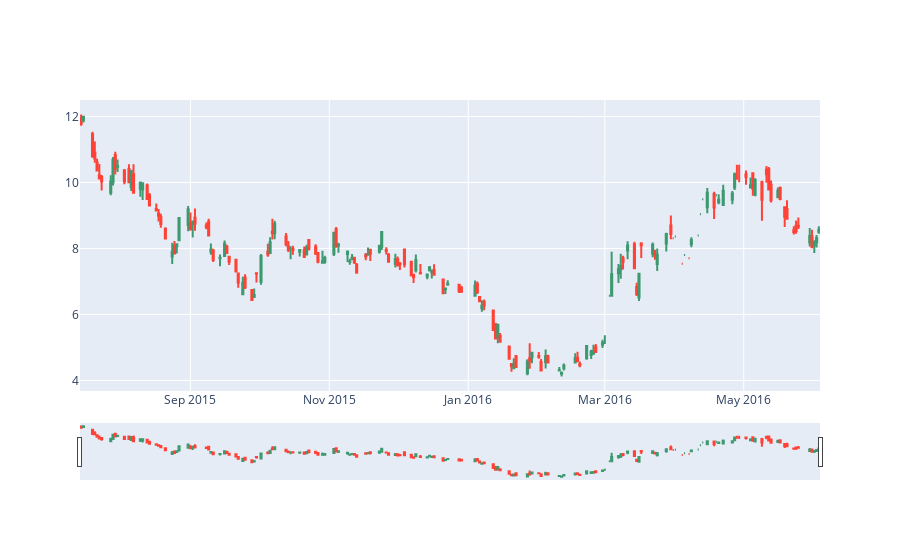
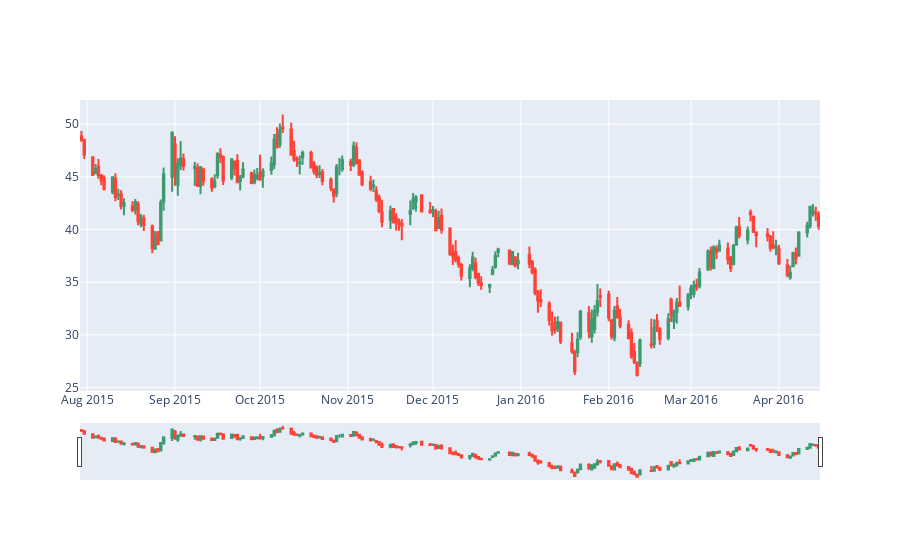
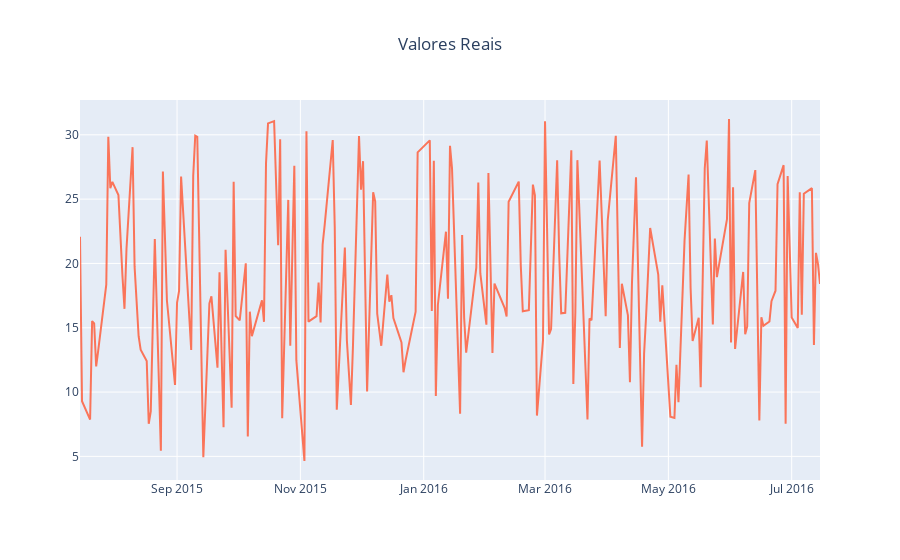
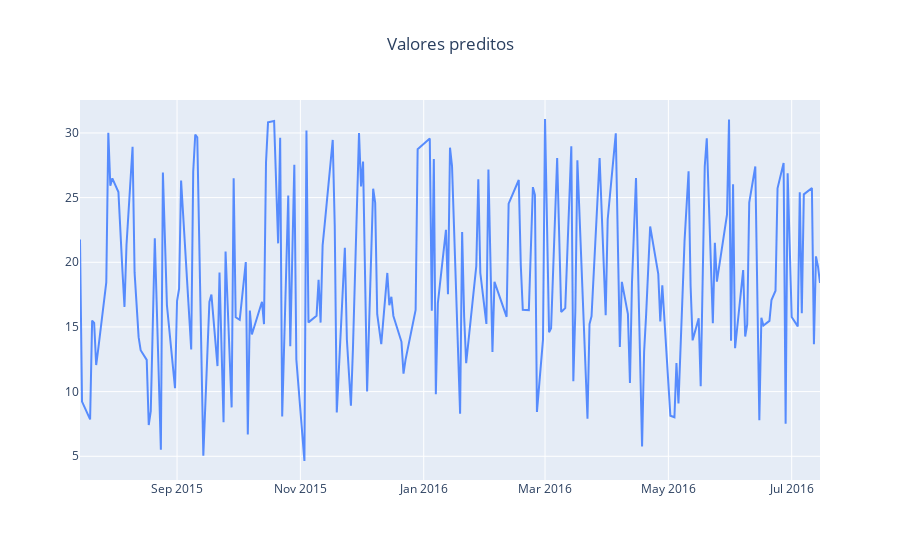

Source (notebook cell) for these figures, in order:
### Code cell
'''
    Modelo para análise e predição do valor máximo do ativo PETR4.
'''

import pandas as pandas
import scipy as sp
import numpy as np
import matplotlib.pyplot as plt
import plotly.graph_objects as go
import plotly.offline as py
import statsmodels.formula.api as sm
import time

from scipy import stats
from plotly.offline import plot, iplot, init_notebook_mode
init_notebook_mode(connected=True)

from sklearn.model_selection import train_test_split
from sklearn.linear_model import LinearRegression
from sklearn.metrics import mean_squared_error
from datetime import datetime

################### Análise dos Dados Dollar USDBRL=X.csv #######################
dataFrameDollar = pandas.read_csv ("../dataset/USDBRL=X.csv", sep=',')
print('oi')
print(dataFrameDollar["Close"].count())
print(dataFrameDollar["Open"].count())
dataFrameDollar.head()
dataFrameDollar.isnull().sum()
dataFrameDollar = dataFrameDollar.dropna()
dataFrameDollar.shape
dataFrameDollar.describe()


################### Análise dos Dados Crude Oil Sep 20 (CL=F) #######################
dataFrameOleoCru = pandas.read_csv ("../dataset/CL=F.csv", sep=',')
print('oi')
print(dataFrameOleoCru["Close"].count())
print(dataFrameOleoCru["Open"].count())
dataFrameOleoCru.head()
dataFrameOleoCru.isnull().sum()
dataFrameOleoCru = dataFrameOleoCru.dropna()
dataFrameOleoCru.shape
dataFrameOleoCru.describe()


################### Análise dos Dados ativo Petr4 #######################
dataFramePetr4 = pandas.read_csv ("../dataset/PETR4.SA.csv", sep=',')

dataFramePetr4["clClose"] = dataFrameOleoCru["Close"]

dataFramePetr4.head()
dataFramePetr4.tail()
dataFramePetr4.isnull().sum()
dataFramePetr4 = dataFramePetr4.dropna()
dataFramePetr4.shape
print(dataFramePetr4.describe())

dictionary_plot_values = [
                            ('Open',    dataFramePetr4.Date, dataFramePetr4.Open,   "PETR4 Open",      '#FFFF00', "Ativo Petr4 Open",      '2015-07-15', '2020-07-14'),
                            ('High',    dataFramePetr4.Date, dataFramePetr4.High,   "PETR4 High",      '#17BECF', "Ativo Petr4 High",      '2015-07-15', '2020-07-14'),
                            ('Close',   dataFramePetr4.Date,dataFramePetr4.Close,   "PETR4 Close",     '#ADFF2F', "Ativo Petr4 Close",     '2015-07-15', '2020-07-14'),
                            ('Low',     dataFramePetr4.Date,dataFramePetr4.Low,     "PETR4 Low",       '#FF1493', "Ativo Petr4 Low",       '2015-07-15', '2020-07-14'),
                            ('clClose', dataFramePetr4.Date,dataFramePetr4.clClose, "Preço do Barril", '#FF0000', "Preço do Barril Close", '2015-07-15', '2020-07-14')
                         ]

def plotDataSet(column_date, column_type, name_, color_code, title_name, datefrom, dateUntil):
   
    type_column = go.Scatter( x=column_date, y=column_type, name = name_, line = dict(color = color_code), opacity = 0.8)
    data = [type_column]
    layout = dict(title = title_name,title_x= 0.5,xaxis = dict(range = [datefrom, dateUntil]))
    fig = dict(data=data, layout=layout)
    py.iplot(fig, filename = name_)
   
def convertDateToTimeStamp(dateIn, dataFramePetr4):
   
    dataPetr4 = dateIn
    arrayDate = []
    arrayDateReplace = []
    cont = 0
    for date in dataPetr4:
        dt = datetime.strptime(date, '%Y-%m-%d')
        ts = time.mktime(dt.timetuple())
        arrayDate.insert(cont,ts)
        date = date.replace('-','')
        arrayDateReplace.insert(cont, date)
        cont+=1
       
    dataFramePetr4['timeStamp'] = arrayDate
    print(dataFramePetr4['timeStamp'])
    dataFramePetr4['dateReplace'] = arrayDateReplace
       
def candleSticks(dataFramePetr4):
    datasetUmAno = dataFramePetr4.head(180)
    data = go.Candlestick(x=datasetUmAno.Date, open=datasetUmAno.Open, high=datasetUmAno.High, low=datasetUmAno.Low, close=datasetUmAno.Close)
    data = [data]
    py.offline.iplot(data, filename='Candlestick Petr4')

def linearRegression(dataFramePetr4):
    regression = sm.ols(formula='clClose~Open+High+Low+Close', data=dataFramePetr4).fit()
    print(regression.summary())
    return regression

def areThereCorrelation(dataFramePetr4, dataFrameDollar, name_1, name_2):
    print('--------------------------------------------------------------')
    print(name_1 + '\n')
    print('\n')   
    print('Low   :' + str(dataFramePetr4["Low"].corr(dataFrameDollar["Low"])))  
    print('Open  :' + str(dataFramePetr4["Open"].corr(dataFrameDollar["Open"])))  
    print('High  :' + str(dataFramePetr4["High"].corr(dataFrameDollar["High"])))
    print('Close :' + str(dataFramePetr4["Close"].corr(dataFrameDollar["Close"])))

    print('\n')
    print(name_2 + '\n')

    print('Open sec :' + str(dataFramePetr4["Open"].corr(dataFrameDollar["Close"])))  
    print('High sec :' + str(dataFramePetr4["High"].corr(dataFrameDollar["Low"])))
    
    print('\n')
    print('\n')
    
    print('--------------------------------------------------------------')


def correlationChart(x, y):
    #plt.scatter(x,y,color='b')
    plt.plot(x,y,zorder=1)
    plt.scatter(x,y,zorder=2)
    plt.xlabel('Petr4 preço Máximo')
    plt.ylabel('CL=F valor Fechamento')
    plt.axis([min(x),max(x),min(y),max(y)])
    plt.autoscale('False')
    plt.show()

def prepareToTestAndTrainingBases(dataFramePetr4):
    dataTrainingWithoutMax  = dataFramePetr4;
    dataTrainingWithoutMax  = dataTrainingWithoutMax.drop(columns=['High'])
    dataTrainingWithoutMax  = dataTrainingWithoutMax.drop(columns=['Date'])
    print(dataTrainingWithoutMax.describe())

    #Atribuindo apenas o valor máximo
    dataTrainingHigh = dataFramePetr4["High"]

    #Dividindo as bases em teste e treino
    X_dataTrainning, X_dataTest, y_dataTrainning, y_dataTest = train_test_split(dataTrainingWithoutMax, dataTrainingHigh,test_size=0.2, random_state=0)

    print(" ---------------- Treino ------------------ ")
    print(X_dataTrainning)
    print(y_dataTrainning)
    print("Teste")
    print(" ---------------- X_dataTest ------------------ ")
    print(y_dataTest)
    print(X_dataTest)
   
    #Regressão Linear
    linearRegressionModel = LinearRegression()
    linearRegressionModel.fit(X_dataTrainning, y_dataTrainning)
    print(linearRegressionModel.coef_)
   
    #Validação e acertividade do modelo
    RMSE = mean_squared_error(y_dataTest, linearRegressionModel.predict(X_dataTest))**0.5
    print("Acertividade do modelo : " + str(RMSE))
   
    X_predict = linearRegressionModel.predict(X_dataTest)
   
    plotDataSet(dataFramePetr4['Date'][:205], y_dataTest, 'Valores Reais', '#FF5733', 'Valores Reais','2015-07-15', '2016-07-15')
    plotDataSet(dataFramePetr4['Date'][:205], X_predict, 'Valores Preditos', '#3374FF', 'Valores preditos','2015-07-15', '2016-07-15')
   
    return X_predict

if __name__ == '__main__':
   
    #for plot_values in dictionary_plot_values:
        #plotDataSet(plot_values[1], plot_values[2], plot_values[3], plot_values[4], plot_values[5], plot_values[6], plot_values[7])
   
    #convertDateToTimeStamp(dataFramePetr4["Date"], dataFramePetr4)    
    candleSticks(dataFramePetr4)    
    candleSticks(dataFrameOleoCru)
    #linearRegression(dataFramePetr4)
    areThereCorrelation(dataFramePetr4,dataFrameDollar, 'PETR4', 'Dollar')
    areThereCorrelation(dataFramePetr4,dataFrameOleoCru, 'PETR4', 'CL=F')
    correlationChart(dataFramePetr4.High[:365], dataFramePetr4.clClose[:365])
    prepareToTestAndTrainingBases(dataFramePetr4)

### Figure 1 — Plotly figure (JSON) as saved in the notebook; plotly's stock layout.template omitted (floating-point values rounded to 4 significant figures; data arrays with more than 128 entries replaced by an {"elided": "..."} marker saying what was removed)
{"data": [{"close": {"elided": "180 float values"}, "high": {"elided": "180 float values"}, "low": {"elided": "180 float values"}, "open": {"elided": "180 float values"}, "type": "candlestick", "x": {"elided": "180 str values"}}], "layout": {"autosize": true, "xaxis": {"autorange": true, "range": ["2015-07-14 12:00", "2016-06-03 12:00"], "rangeslider": {"autorange": true, "range": ["2015-07-14 12:00", "2016-06-03 12:00"], "yaxis": {"_template": null, "rangemode": "match"}}, "type": "date"}, "yaxis": {"autorange": true, "range": [3.679, 12.5]}}}

### Figure 2 — Plotly figure (JSON) as saved in the notebook; plotly's stock layout.template omitted (floating-point values rounded to 4 significant figures; data arrays with more than 128 entries replaced by an {"elided": "..."} marker saying what was removed)
{"data": [{"close": {"elided": "180 float values"}, "high": {"elided": "180 float values"}, "low": {"elided": "180 float values"}, "open": {"elided": "180 float values"}, "type": "candlestick", "x": {"elided": "180 str values"}}], "layout": {"autosize": true, "xaxis": {"autorange": true, "range": ["2015-07-29 12:00", "2016-04-15 12:00"], "rangeslider": {"autorange": true, "range": ["2015-07-29 12:00", "2016-04-15 12:00"], "yaxis": {"_template": null, "rangemode": "match"}}, "type": "date"}, "yaxis": {"autorange": true, "range": [24.67, 52.3]}}}

### Figure 3 — Plotly figure (JSON) as saved in the notebook; plotly's stock layout.template omitted (floating-point values rounded to 4 significant figures; data arrays with more than 128 entries replaced by an {"elided": "..."} marker saying what was removed)
{"data": [{"line": {"color": "#FF5733"}, "name": "Valores Reais", "opacity": 0.8, "type": "scatter", "x": {"elided": "205 str values"}, "y": {"elided": "205 float values"}}], "layout": {"autosize": true, "title": {"text": "Valores Reais", "x": 0.5}, "xaxis": {"range": ["2015-07-15", "2016-07-15"], "type": "date"}, "yaxis": {"autorange": true, "range": [3.163, 32.71], "type": "linear"}}}

### Figure 4 — Plotly figure (JSON) as saved in the notebook; plotly's stock layout.template omitted (floating-point values rounded to 4 significant figures; data arrays with more than 128 entries replaced by an {"elided": "..."} marker saying what was removed)
{"data": [{"line": {"color": "#3374FF"}, "name": "Valores Preditos", "opacity": 0.8, "type": "scatter", "x": {"elided": "205 str values"}, "y": {"elided": "205 float values"}}], "layout": {"autosize": true, "title": {"text": "Valores preditos", "x": 0.5}, "xaxis": {"range": ["2015-07-15", "2016-07-15"], "type": "date"}, "yaxis": {"autorange": true, "range": [3.167, 32.55], "type": "linear"}}}
